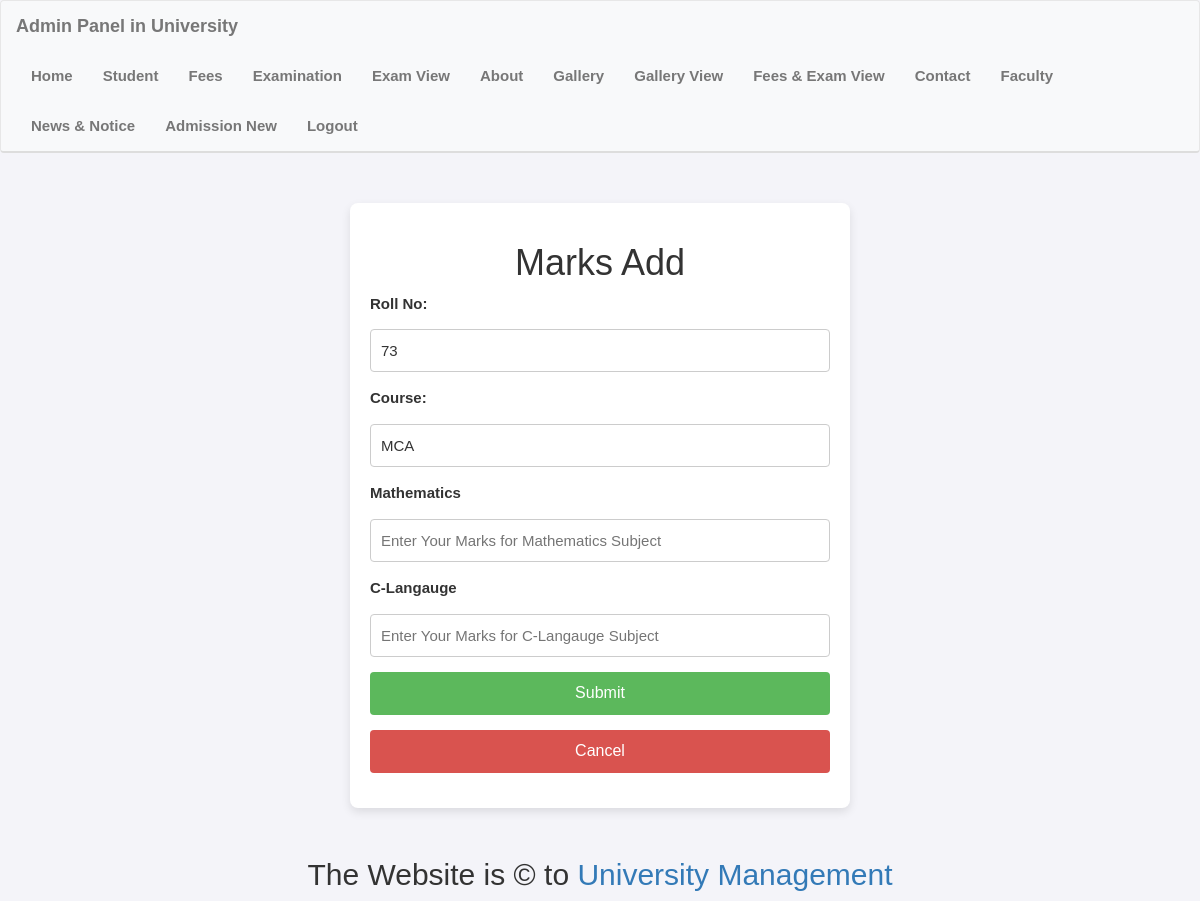
Screenshot of /_admin/add_marks.php?student_id=73&&student_course=MCA (signed in) with the database file from the repository.
### tables this page shows
CREATE TABLE `subject` (
  `s_id` int(11) NOT NULL,
  `subject_name` varchar(200) NOT NULL,
  `subject_id` int(11) NOT NULL
);

### _admin/add_marks.php (the view, shortened to what this page needs)
<?php
include("includes/header.php");
include("includes/db_connect.php");
$student_id = $_GET['student_id'];
$student_course = $_GET['student_course'];
$select_student = "SELECT * FROM subject WHERE subject_id='$student_id'";
$run_student = mysqli_query($con, $select_student);
?>
<form action="" method="post">
    <h1>Marks Add</h1>
    <label for="roll">Roll No:</label>
    <input type="text" name="roll" id="roll" value='<?php echo $student_id; ?>' readonly>
    <label for="course">Course:</label>
    <input type="text" name="course" id="course" value="<?php echo $student_course; ?>" readonly>
    <?php
    while($row =  mysqli_fetch_array($run_student)){
        ?>
        <label for="<?=$row['subject_name']?>"><?=$row['subject_name']?></label>
        <input type="text" name="<?=$row['subject_name']?>" id="<?=$row['subject_name']?>" placeholder="Enter Your Marks for <?=$row['subject_name']?> Subject">
        <?php
    }
    ?>
    <input type="submit" value="Submit" id="submit" name="submit">
    <input type="reset" value="Cancel" id="cancel" name="cancel">
</form>
<?php
include("includes/footer.php");
?>

### _admin/includes/header.php (style rules this page uses)
body { background-color: #f4f7fc; font-family: 'Arial', sans-serif; font-size: 15px; margin: 0; padding: 0; }

### _admin/add_marks.php (style rules this page uses)
body { font-family: Arial, sans-serif; background-color: #f4f4f9; margin: 0; padding: 0; }
form { background-color: #ffffff; max-width: 500px; margin: 50px auto; padding: 20px; border-radius: 8px; box-shadow: 0 4px 10px rgba(0, 0, 0, 0.1); }
form h1 { text-align: center; color: #333; }
label, input { display: block; width: 100%; margin-bottom: 15px; }
input[type="text"] { padding: 10px; border: 1px solid #ccc; border-radius: 4px; }
input[type="submit"], input[type="reset"] { width: 48%; padding: 10px; font-size: 16px; width: 100%; border: none; border-radius: 4px; cursor: pointer; background-color: #5cb85c; color: #fff; margin-right: 4%; }
input[type="reset"] { background-color: #d9534f; }

### rows the page displays
subject: subject_name "Mathematics", subject_name "Enter Your Marks for Mathematics Subject"
subject: subject_name "C-Langauge", subject_name "Enter Your Marks for C-Langauge Subject"
